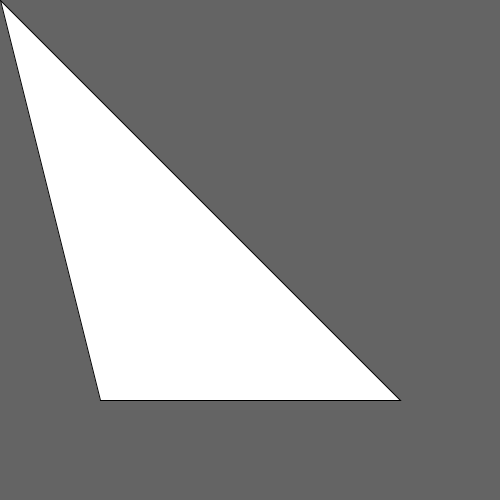
Frame 1 (no input)
Frame 60 (the mouse pressed at the canvas centre just before this capture): identical to frame 1, image omitted
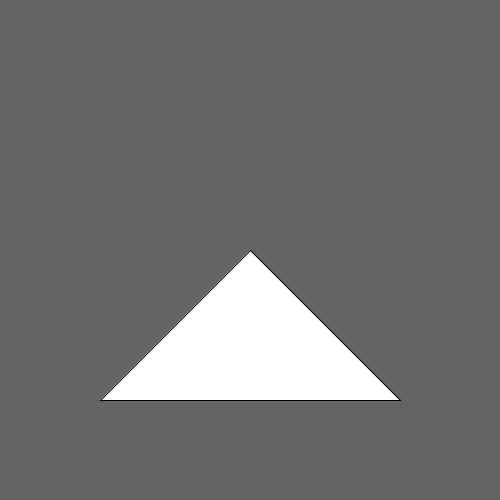
Frame 120 (the mouse held since frame 60 and released just before this capture)

The Processing sketch that drew these frames (run headless with seeded random() and noise(); from frame 60 on, the mouse is pressed at the canvas centre):

// Processing sketch: processing_156988
// ── processing_156988.pde

void setup(){
  size(500, 500);
  frameRate(30);
}

void draw(){
  background(100);
  triangle(100, 400, 400, 400, mouseX, mouseY);
}
